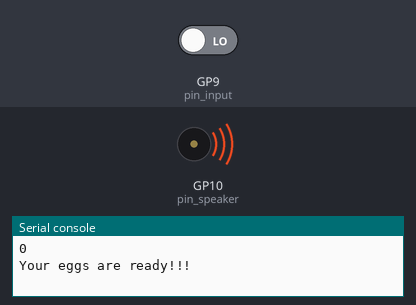
The program below on a simulated Raspberry Pi Pico running MicroPython. On the bench: buzzer (waves = sounding), the last lines printed to the serial console. The test bench sets the inputs (shaded band); at power-on: GP9 (pin_input) LOW. The clock reads 2024-03-15 10:24:30 at power-on unless the program sets it.

Above: at 0.75 s.
1.3 s: GP9 (pin_input) driven HIGH
At 3.2 s:
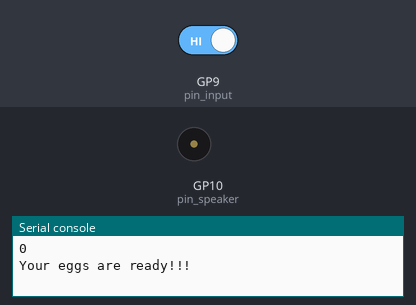
3.8 s: GP9 (pin_input) driven LOW
At 3.95 s:
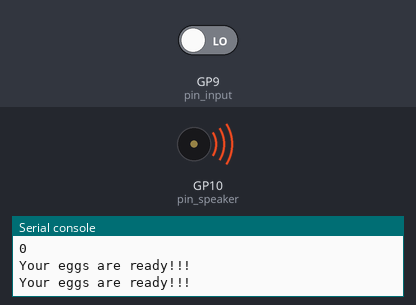
Timing chart, 0 to 13.3 s (numbered marks = the images above; inputs shaded):
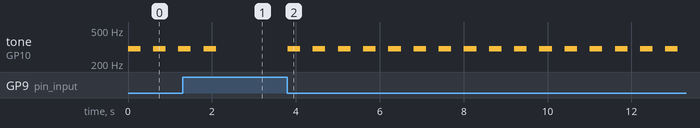

The program:

egg_timer.py
```python
## Import relevant packages for raspberry pi
from machine import Pin,PWM
from time import sleep
import time

# Choose input pin for input and speaker and "activate"
pin_input = Pin(9,Pin.IN)
pin_speaker=PWM(Pin(10,Pin.OUT))

# Set alarm frequency
pin_speaker.freq(300)

# Check input pin value
print(pin_input.value())

t_timer = time.time()
pin_speaker.duty_u16(0)

while time.time()< t_timer + 195:

    if pin_input.value() == 1:
        sleep(0.01)

    else:

        print('Your eggs are ready!!!')
        t_end = time.time() + 2
        while time.time() < t_end:

            pin_speaker.duty_u16(60000)
            sleep(0.3)
            pin_speaker.duty_u16(0)
            sleep(0.3)

       # with open("Egg_timer_GUI.py") as f:     ## Change path file - save to raspberry pi??
        #    exec(f.read())

pin_speaker.duty_u16(0)
```

Measured:
- after the input at 1.3 s, tone on GP10 (pin_speaker): goes on until 2.1 s, then stays silent
- after the input at 3.8 s, tone on GP10 (pin_speaker): alternates 300 Hz for 0.30 s and silent for 0.30 s, starting at once
- by itself, tone on GP10 (pin_speaker): alternates 300 Hz for 0.30 s and silent for 0.30 s
